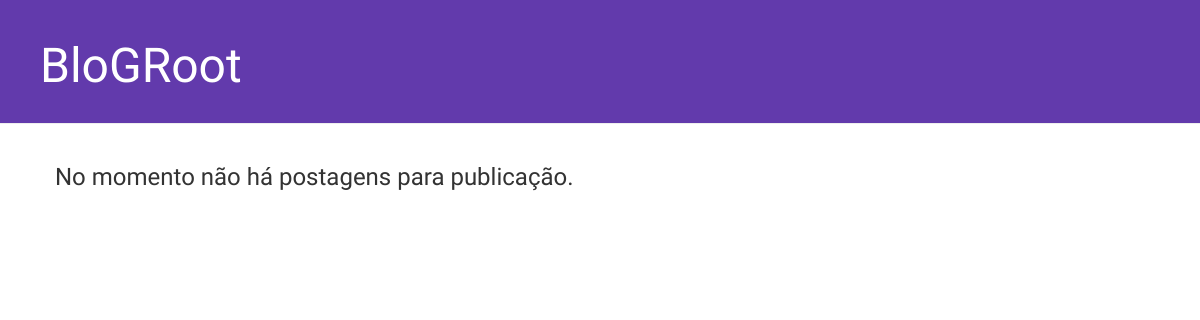
/post/drafts/, run on an earlier commit of the app's database.
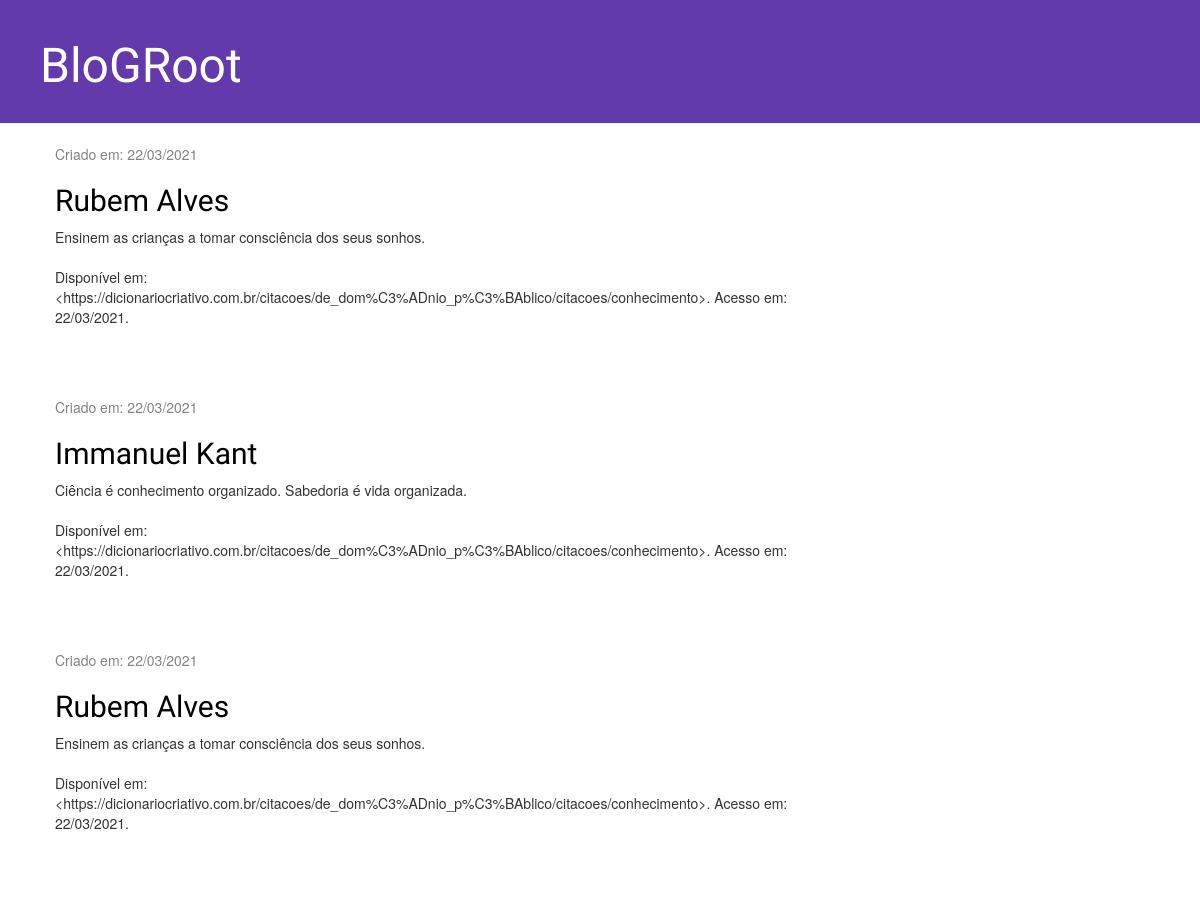
And on a later commit of the database.
### blog/models.py (models this page shows, shortened)
class Post(models.Model):
    autor = models.ForeignKey(
        settings.AUTH_USER_MODEL, on_delete=models.CASCADE
        )
    titulo = models.CharField(max_length=200)
    texto = models.TextField()
    data_criacao = models.DateTimeField(default=timezone.now)
    data_publicacao = models.DateTimeField(blank=True, null=True)

### blog/views.py (the view)
# urls.py: path('post/drafts/', views.post_draft_list, name='post_draft_list'),
def post_draft_list(request):
    posts = Post.objects.filter(data_publicacao__isnull = True).order_by(
        '-data_criacao'
    )
    return render(request, 'blog/post_drafts_list.html', {'posts': posts})

### blog/templates/blog/post_drafts_list.html
{% extends 'blog/base.html' %}
{% block content %}
    {% if posts %}
        {% for post in posts %}
            <div class="post">
                <div class="date">
                    <p>Criado em: {{ post.data_criacao | date:'d/m/Y'}}</p>
                </div>
                <h2><a href="{% url 'blog:post_detail' pk=post.pk%}">{{ post.titulo }}</a></h2>
                <p>{{ post.texto|linebreaksbr }}</p>
            </div>
        {% endfor %}
    {% else %}
        <h3>No momento não há postagens para publicação.</h3>
    {% endif %}
{% endblock %}

### blog/templates/blog/base.html (shortened to what this page needs)
{% load static %}
<html>
    <head>
    <link rel="stylesheet" href="//maxcdn.bootstrapcdn.com/bootstrap/3.2.0/css/bootstrap.min.css">
    <link rel="stylesheet" href="//maxcdn.bootstrapcdn.com/bootstrap/3.2.0/css/bootstrap-theme.min.css">
    <link rel="stylesheet" href="{% static 'css/blog.css' %}">
    </head>
    <body>
        <div class="page-header">
                <h1><a href="/">BloGRoot</a></h1>
        </div>
        <div class="content container">
            <div class="row">
                <div class="col-md-8">
                    {% block content %}
                    {% endblock %}
                </div>
            </div>
        </div>
    </body>
</html>

### blog/static/css/blog.css (style rules this page uses)
.page-header { background-color: #623aac; margin-top: 0; padding: 20px 20px 20px 40px; }
.page-header h1, .page-header h1 a, .page-header h1 a:visited, .page-header h1 a:active { color: #ffffff; font-size: 36pt; text-decoration: none; }
.content { margin-left: 40px; }
h1, h2, h3, h4 { font-family: 'Lobster', cursive; }
.date { color: #828282; }
.post { margin-bottom: 70px; }
.post h2 a, .post h2 a:visited { color: #000000; }

What changed in the data, as far as the page shows it:
added Post: data_criacao "22/03/2021", titulo "Rubem Alves", texto "Ensinem as crianças a tomar consciência dos seus sonhos. Disponível em: <https://dicionariocriativo.com.br/citacoes/de_dom%C3%ADnio_p%C3%BAblico/citacoes/conhecimento>. Acesso em: 22/03/2021."
added Post: data_criacao "22/03/2021", titulo "Immanuel Kant", texto "Ciência é conhecimento organizado. Sabedoria é vida organizada. Disponível em: <https://dicionariocriativo.com.br/citacoes/de_dom%C3%ADnio_p%C3%BAblico/citacoes/conhecimento>. Acesso em: 22/03/2021."
added Post: data_criacao "22/03/2021", titulo "Rubem Alves", texto "Ensinem as crianças a tomar consciência dos seus sonhos. Disponível em: <https://dicionariocriativo.com.br/citacoes/de_dom%C3%ADnio_p%C3%BAblico/citacoes/conhecimento>. Acesso em: 22/03/2021."
Also different on the page:
text no longer shown: "No momento não há postagens para publicação."
